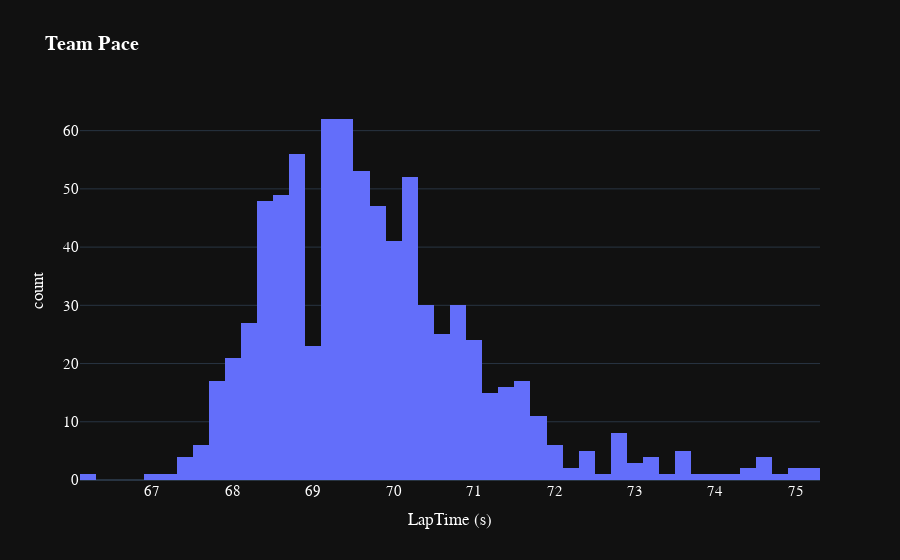

Write notebook code for a chart like this one.
### Code cell
fig=px.histogram(
    transformed_laps[transformed_laps['Team']=="Red Bull Racing"],
    x="LapTime (s)",
    title="<b>Lap Time Histogram for the {} {}</b>".format(year,gp),
    # color='Team',
    template="plotly_dark",

color_discrete_map={
                 "Mercedes": "#6CD3BF",
                 "Red Bull Racing": "#3671C6",
                 "Alpine": "#2293D1",
                 "McLaren": "#FFA500",
                 "Haas": "#B6BABD",
                 "Williams": "#37BEDD",
                 "Alfa Romeo Racing": "#C92D4B",
                 "Ferrari": "#F91536",
                 "Aston Martin": "#358C75",
                 "AlphaTauri": "#5E8FAA" }
)
fig.update_traces(opacity=1)
fig.update_layout(
    yaxis = dict(tickfont = dict(size=15)),
    xaxis = dict(tickfont = dict(size=15)),
    font=dict(
        family="PT Sans Narrow",
        size=14,
        color="White"
    ),
    title_font_family="PT Sans Narrow"
#  "Arial", "Balto", "Courier New", "Droid Sans", "Droid Serif", "Droid Sans Mono", "Gravitas One", "Old Standard TT", "Open Sans", "Overpass", "PT Sans Narrow", "Raleway", "Times New Roman"
)
fig.show()

### Figure 1 — Plotly figure (JSON) as saved in the notebook; plotly's stock layout.template omitted (floating-point values rounded to 4 significant figures; data arrays with more than 128 entries replaced by an {"elided": "..."} marker saying what was removed)
{"data": [{"alignmentgroup": "True", "bingroup": "x", "hovertemplate": "LapTime (s)=%{x}<br>count=%{y}<extra></extra>", "legendgroup": "", "marker": {"color": "#636efa", "pattern": {"shape": ""}}, "name": "", "offsetgroup": "", "opacity": 1, "orientation": "v", "showlegend": false, "type": "histogram", "x": {"elided": "788 float values"}, "xaxis": "x", "yaxis": "y"}], "layout": {"barmode": "relative", "font": {"color": "White", "family": "PT Sans Narrow", "size": 14}, "legend": {"tracegroupgap": 0}, "title": {"font": {"family": "PT Sans Narrow"}, "text": "<b>Team Pace</b>"}, "xaxis": {"anchor": "y", "domain": [0, 1], "tickfont": {"size": 15}, "title": {"text": "LapTime (s)"}}, "yaxis": {"anchor": "x", "domain": [0, 1], "tickfont": {"size": 15}, "title": {"text": "count"}}}}
